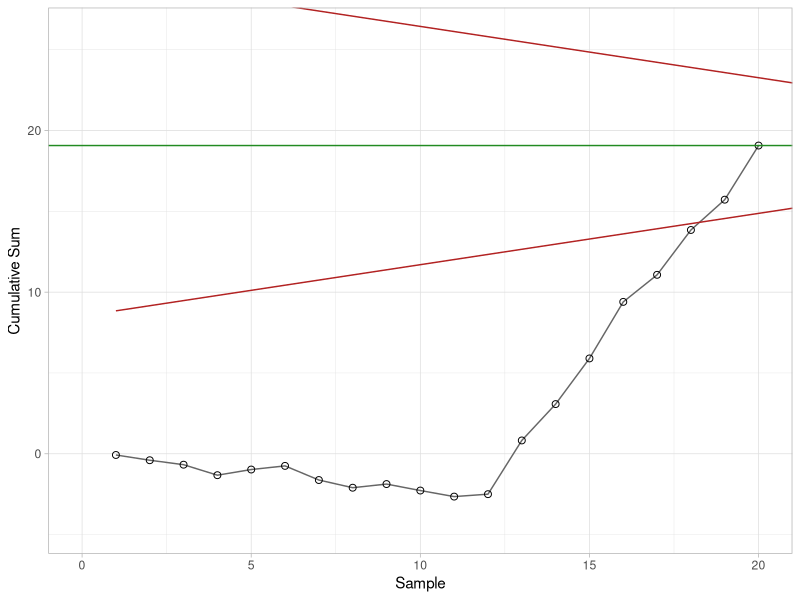
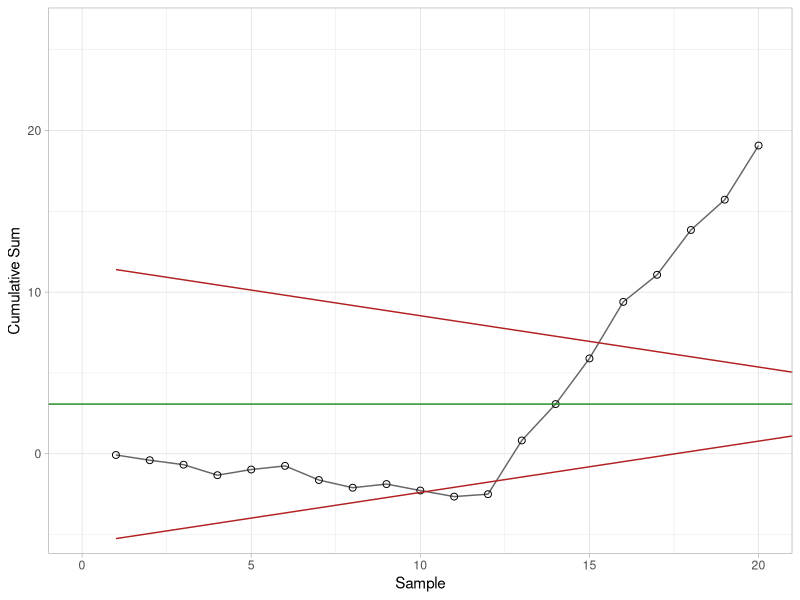

Here is the R script that generated these plots, in order:
## ---- chunk 1
#| label: setup-cusum
#| code-fold: true
#| message: false
library(tidyverse)

flow_data <- tibble(
  Sample = 1:20,
  Means = c(
    324.925, 324.675, 324.725, 324.350, 325.350, 325.225, 324.125, 324.525,
    325.225, 324.600, 324.625, 325.150, 328.325, 327.250, 327.825, 328.500,
    326.675, 327.775, 326.875, 328.350
  )
)
mu0 <- 325
k <- 0.3175
h <- 4.1959
d <- h / k

cusum_tbl <- tibble(group = flow_data$Sample, x = flow_data$Means) |>
  mutate(
    x_minus_mu = x - mu0,
    hi_term = x - mu0 - k,
    lo_term = mu0 - k - x
  )
Shi <- Slo <- numeric(nrow(cusum_tbl))
for (i in seq_len(nrow(cusum_tbl))) {
  prev_hi <- if (i == 1) 0 else Shi[i - 1]
  prev_lo <- if (i == 1) 0 else Slo[i - 1]
  Shi[i] <- max(0, prev_hi + cusum_tbl$hi_term[i])
  Slo[i] <- max(0, prev_lo + cusum_tbl$lo_term[i])
}
cusum_tbl <- cusum_tbl |>
  mutate(Shi = Shi, Slo = Slo, S = cumsum(x_minus_mu))

v_mask_plot <- function(origin_i) {
  S0 <- cusum_tbl$S[origin_i]
  vertex_x <- origin_i + d
  xmax <- max(cusum_tbl$group)
  upper <- tibble(group = c(1, vertex_x)) |> mutate(S = S0 + k * (vertex_x - group))
  lower <- tibble(group = c(1, vertex_x)) |> mutate(S = S0 - k * (vertex_x - group))

  ggplot(cusum_tbl, aes(group, S)) +
    geom_line(color = "grey40") +
    geom_point(shape = 1, size = 2) +
    geom_line(data = upper, aes(group, S), color = "firebrick") +
    geom_line(data = lower, aes(group, S), color = "firebrick") +
    geom_hline(yintercept = S0, color = "forestgreen") +
    coord_cartesian(xlim = c(0, xmax), ylim = range(cusum_tbl$S) + c(-2, 7)) +
    labs(x = "Sample", y = "Cumulative Sum") +
    theme_light()
}
## ---- chunk 2
#| label: tbl-pmc-323-raw-data
#| tbl-cap: "20 sample means used in the V-Mask example"
#| echo: false
flow_data |>
  knitr::kable(align = "rr")
## ---- chunk 3
#| label: fig-pmc-323-v-mask-last
#| fig-cap: "CUSUM chart with V-Mask"
#| code-fold: true
v_mask_plot(20)
## ---- chunk 4
#| label: fig-pmc-323-v-mask-point14
#| fig-cap: "CUSUM chart after moving V-Mask to first out of control point"
#| code-fold: true
v_mask_plot(14)
## ---- chunk 5
#| label: tbl-pmc-323-cusum-table
#| tbl-cap: "Tabular CUSUM for the V-Mask example; * marks an out-of-control signal"
#| code-fold: true
cusum_tbl |>
  mutate(
    Shi_flag = ifelse(Shi > h, sprintf("%.2f*", Shi), sprintf("%.2f", Shi)),
    Slo_flag = sprintf("%.2f", Slo)
  ) |>
  transmute(
    Group = group,
    x = sprintf("%.2f", x),
    `x - 325` = sprintf("%.2f", x_minus_mu),
    `x - 325 - k` = sprintf("%.2f", hi_term),
    S_hi = Shi_flag,
    `325 - k - x` = sprintf("%.2f", lo_term),
    S_lo = Slo_flag,
    CUSUM = sprintf("%.2f", S)
  ) |>
  knitr::kable(align = "r")
